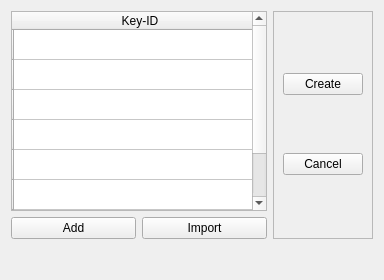
            <widget class="QWidget" name="tab_10">
             <attribute name="title">
              <string>Keys</string>
             </attribute>
             <layout class="QGridLayout" name="gridLayout_12">
              <item row="0" column="0" colspan="2">
               <widget class="QTableWidget" name="Table_keys">
                <property name="sizePolicy">
                 <sizepolicy hsizetype="Maximum" vsizetype="Expanding">
                  <horstretch>0</horstretch>
                  <verstretch>0</verstretch>
                 </sizepolicy>
                </property>
                <property name="minimumSize">
                 <size>
                  <width>200</width>
                  <height>200</height>
                 </size>
                </property>
                <property name="autoFillBackground">
                 <bool>false</bool>
                </property>
                <property name="horizontalScrollBarPolicy">
                 <enum>Qt::ScrollBarAlwaysOff</enum>
                </property>
                <property name="editTriggers">
                 <set>QAbstractItemView::DoubleClicked|QAbstractItemView::EditKeyPressed</set>
                </property>
                <property name="textElideMode">
                 <enum>Qt::ElideLeft</enum>
                </property>
                <attribute name="horizontalHeaderMinimumSectionSize">
                 <number>57</number>
                </attribute>
                <attribute name="horizontalHeaderDefaultSectionSize">
                 <number>252</number>
                </attribute>
                <row>
                 <property name="text">
                  <string/>
                 </property>
                </row>
                <row>
                 <property name="text">
                  <string/>
                 </property>
                </row>
                <row>
                 <property name="text">
                  <string/>
                 </property>
                </row>
                <row>
                 <property name="text">
                  <string/>
                 </property>
                </row>
                <row>
                 <property name="text">
                  <string/>
                 </property>
                </row>
                <row>
                 <property name="text">
                  <string/>
                 </property>
                </row>
                <row>
                 <property name="text">
                  <string/>
                 </property>
                </row>
                <row>
                 <property name="text">
                  <string/>
                 </property>
                </row>
                <column>
                 <property name="text">
                  <string>Key-ID</string>
                 </property>
                </column>
                <column>
                 <property name="text">
                  <string>Title</string>
                 </property>
                </column>
                <column>
                 <property name="text">
                  <string>Created</string>
                 </property>
                </column>
                <column>
                 <property name="text">
                  <string>Copy</string>
                 </property>
                </column>
                <column>
                 <property name="text">
                  <string>Notes</string>
                 </property>
                </column>
                <column>
                 <property name="text">
                  <string>Email</string>
                 </property>
                </column>
                <column>
                 <property name="text">
                  <string>Fingerprint</string>
                 </property>
                </column>
                <item row="0" column="0">
                 <property name="text">
                  <string/>
                 </property>
                </item>
                <item row="0" column="3">
                 <property name="text">
                  <string/>
                 </property>
                </item>
               </widget>
              </item>
              <item row="1" column="0">
               <widget class="QPushButton" name="pushButton_add_keys">
                <property name="text">
                 <string>Add</string>
                </property>
               </widget>
              </item>
              <item row="1" column="1">
               <widget class="QPushButton" name="pushButton_15">
                <property name="text">
                 <string>Import</string>
                </property>
               </widget>
              </item>
              <item row="2" column="0">
               <spacer name="verticalSpacer_11">
                <property name="orientation">
                 <enum>Qt::Vertical</enum>
                </property>
                <property name="sizeHint" stdset="0">
                 <size>
                  <width>20</width>
                  <height>30</height>
                 </size>
                </property>
               </spacer>
              </item>
              <item row="0" column="2" rowspan="2">
               <widget class="QFrame" name="frame_3">
                <property name="sizePolicy">
                 <sizepolicy hsizetype="Expanding" vsizetype="Preferred">
                  <horstretch>0</horstretch>
                  <verstretch>0</verstretch>
                 </sizepolicy>
                </property>
                <property name="layoutDirection">
                 <enum>Qt::LeftToRight</enum>
                </property>
                <property name="frameShape">
                 <enum>QFrame::StyledPanel</enum>
                </property>
                <property name="frameShadow">
                 <enum>QFrame::Raised</enum>
                </property>
                <layout class="QGridLayout" name="gridLayout_11">
                 <item row="1" column="0">
                  <widget class="QPushButton" name="pushButton_17">
                   <property name="sizePolicy">
                    <sizepolicy hsizetype="Fixed" vsizetype="Fixed">
                     <horstretch>0</horstretch>
                     <verstretch>0</verstretch>
                    </sizepolicy>
                   </property>
                   <property name="text">
                    <string>Create</string>
                   </property>
                  </widget>
                 </item>
                 <item row="2" column="0">
                  <widget class="QPushButton" name="pushButton_16">
                   <property name="sizePolicy">
                    <sizepolicy hsizetype="Fixed" vsizetype="Fixed">
                     <horstretch>0</horstretch>
                     <verstretch>0</verstretch>
                    </sizepolicy>
                   </property>
                   <property name="text">
                    <string>Cancel</string>
                   </property>
                  </widget>
                 </item>
                </layout>
               </widget>
              </item>
             </layout>
            </widget>
